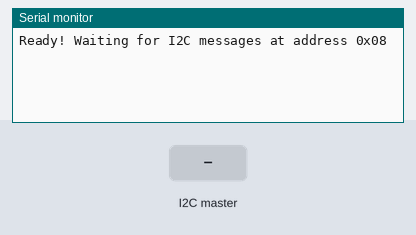
Simulated run of this sketch. Board: Arduino Uno, built with avr-gcc and run on an emulated ATmega328P. Parts: the last lines printed to the serial monitor. Inputs (shaded band) come from the test bench.

Above: at 1.2 s.
1.3 s: the I2C master sends the byte 1
At 2.3 s:
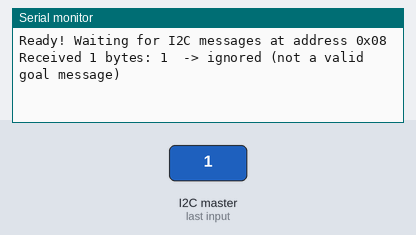
2.8 s: the I2C master sends the byte 0
At 3.4 s:
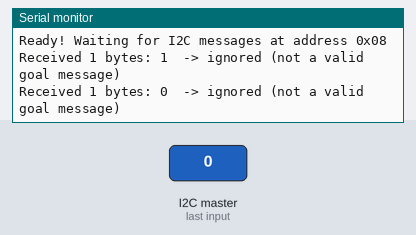

Measured:
- after the input at 1.3 s, the serial monitor: prints a new line at once (image 1)
- after the input at 2.8 s, the serial monitor: prints a new line at once (image 2)

The sketch:

i2c_echo.ino
```cpp
/*
 * EENG350 Mini Project - I2C link test, Arduino side.
 *
 * Checks the Pi -> Arduino link without the motors or the controller.
 * Every message the Pi writes is printed over Serial as raw bytes, followed
 * by whether position_control.ino would accept it.
 *
 * Run control/tests/i2c_send_goals.py on the Pi and watch the serial
 * monitor at 115200 baud. `i2cdetect -y 1` on the Pi should show 08.
 *
 * I2C protocol (same as position_control.ino)
 *   Pi -> Arduino, 3 bytes: [0, left_goal, right_goal], goals 0 or 1.
 *   The Arduino sends nothing back.
 *
 * Hardware
 *   Raspberry Pi GPIO2 (SDA, pin 3)  -> Arduino A4 (SDA)
 *   Raspberry Pi GPIO3 (SCL, pin 5)  -> Arduino A5 (SCL)
 *   Raspberry Pi GND (pin 6)         -> Arduino GND
 */

#include <Wire.h>

const uint8_t I2C_ADDRESS = 0x08;
const uint8_t MAX_MSG = 16;          // longest message kept for printing

// Filled by receiveEvent, printed by loop
volatile uint8_t msg[MAX_MSG];
volatile uint8_t msg_len = 0;
volatile bool new_msg = false;

// Called when the Pi writes. Stores the bytes for loop() to print.
void receiveEvent(int howMany) {
    uint8_t n = 0;

    while (Wire.available()) {
        uint8_t c = Wire.read();
        if (n < MAX_MSG) {
            msg[n] = c;
            n++;
        }
    }
    msg_len = n;
    new_msg = true;
}

void setup() {
    // I2C slave with the internal 5 V pull-ups turned off (the Pi has its own)
    Wire.begin(I2C_ADDRESS);
    digitalWrite(SDA, LOW);
    digitalWrite(SCL, LOW);
    Wire.onReceive(receiveEvent);

    Serial.begin(115200);
    Serial.println("Ready! Waiting for I2C messages at address 0x08");
}

void loop() {
    uint8_t copy[MAX_MSG];
    uint8_t n;

    if (new_msg) {
        // Copy the message with interrupts off so it can't change mid-print
        noInterrupts();
        n = msg_len;
        for (uint8_t i = 0; i < n; i++) {
            copy[i] = msg[i];
        }
        new_msg = false;
        interrupts();

        Serial.print("Received ");
        Serial.print(n);
        Serial.print(" bytes:");
        for (uint8_t i = 0; i < n; i++) {
            Serial.print(" ");
            Serial.print(copy[i]);
        }

        if (n == 3 && copy[0] == 0 && copy[1] <= 1 && copy[2] <= 1) {
            Serial.print("  -> Goal Position: ");
            Serial.print(copy[1]);
            Serial.print(" ");
            Serial.println(copy[2]);
        } else {
            Serial.println("  -> ignored (not a valid goal message)");
        }
    }
}
```
